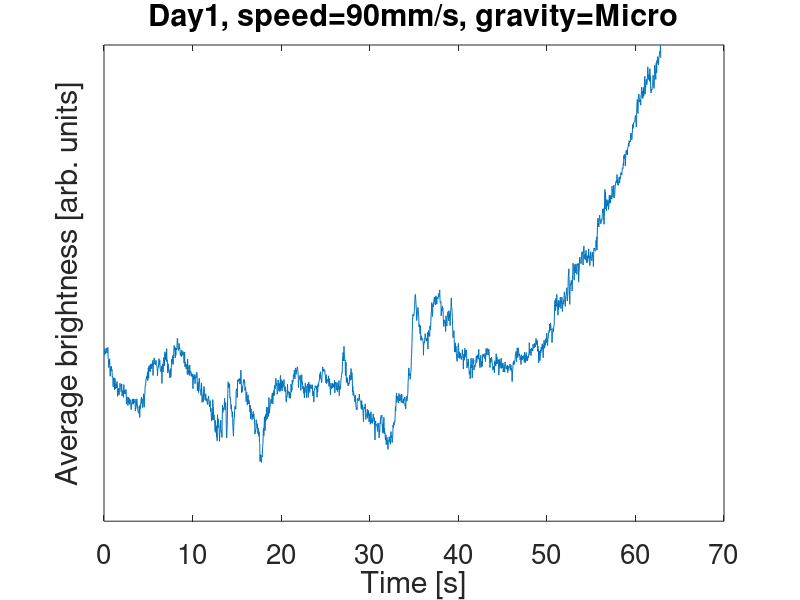

Recreate this plot in MATLAB. (Note: this script raises an error after producing the figure.)
% Load in the final data that was analyzed
% Loads in the following variable(s): trials
load('AnalyzedData.mat')


figureWidth = 500;
figureHeight = 400;
fontSize = 20;

% These options are for export_fig; for more info, see the github repo
% below:
% https://github.com/altmany/export_fig/
exportOptions = [' -nocrop', ' -painters'];

for i=1: length(trials)
    % Create brightness graph
    % Figure number doesn't really matter, so long as it is unique
    figure(3*i);
    set(gcf, 'Position', [0, 0, figureWidth, figureHeight]);
    % Normalize the data, so we can later compare it to the gsquared values
    % This normalization may mess with the data and we may not want to do
    % it, not entirely sure though
    brightnessData = (trials(i).results.averageBrightness - mean(trials(i).results.averageBrightness));
    brightnessData = brightnessData / max(brightnessData);
    plot(trials(i).results.frameTime, brightnessData);
    
    % Create the title
    titleStr = strcat('Day ', char(trials(i).day), ', speed=', char(trials(i).speed), 'mm/s, gravity=', char(trials(i).gravity));
    title(titleStr);
    
    xlabel('Time [s]');
    ylabel('Average brightness [arb. units]');
    % Since we have weird units, we don't need y ticks
    set(gca,'ytick',[]);
    set(gca,'yticklabel',[]);
    % Make the graph not pop up (since we'll be saving it to a file
    set(gcf,'visible','off')
    % Set the font size
    set(gca, 'FontSize', fontSize);
    
    % Now save the figure
    saveFilePath = strcat('Output/', 'Day', char(trials(i).day), '-', char(trials(i).gravity), '-', char(trials(i).speed), 'mms-Brightness.fig');
    saveFilePathPNG = strcat('Output-PNG/', 'Day', char(trials(i).day), '-', char(trials(i).gravity), '-', char(trials(i).speed), 'mms-Brightness');
    savefig(saveFilePath);
    % We use the export fig function from: https://github.com/altmany/export_fig/
    % To add it to your path, run 'pathtool' in the command line and choose
    % the folder where you have downloaded the files from the repo
    % We define out options above so that everything can be uniform and
    % easily changed
    export_fig(saveFilePathPNG, exportOptions);
    clf
    
    % Create gsquared graph
    figure(3*i + 1);
    set(gcf, 'Position', [0, 0, figureWidth, figureHeight]);
    % Normalize; see note about normalization above with brightness
    gsquaredData = (trials(i).results.averageGSquared - mean(trials(i).results.averageGSquared));
    gsquaredData = gsquaredData / max(gsquaredData);
    plot(trials(i).results.frameTime, gsquaredData);
    
    % Create the title
    title(titleStr);
    
    xlabel('Time [s]');
    ylabel(' Average G-squared [arb. units]');
    % Since we have weird units, we don't need y ticks
    set(gca,'ytick',[]);
    set(gca,'yticklabel',[]);
    % Make the graph not pop up (since we'll be saving it to a file
    set(gcf,'visible','off')
    % Set the font size
    set(gca, 'FontSize', fontSize);

    % Now save the figure
    saveFilePath = strcat('Output/', 'Day', char(trials(i).day), '-', char(trials(i).gravity), '-', char(trials(i).speed), 'mms-GSquared.fig');
    saveFilePathPNG = strcat('Output-PNG/', 'Day', char(trials(i).day), '-', char(trials(i).gravity), '-', char(trials(i).speed), 'mms-GSquared');
    savefig(saveFilePath);
    export_fig(saveFilePathPNG, exportOptions);
    clf
    
    % Create comparison graph
    figure(3*i + 2);
    set(gcf, 'Position', [0, 0, figureWidth, figureHeight]);
    hold on
    plot(trials(i).results.frameTime, brightnessData);
    plot(trials(i).results.frameTime, gsquaredData);
    
    % Create the title
    title(titleStr);
        
    xlabel('Time [s]');
    ylabel(' Average G-squared / Average brightness [arb. units]');
    % Since we have weird units, we don't need y ticks
    set(gca,'ytick',[]);
    set(gca,'yticklabel',[]);
    % Make the graph not pop up (since we'll be saving it to a file
    set(gcf,'visible','off')
    % Set the font size
    set(gca, 'FontSize', fontSize);

    % Make sure we have a legend
    legend('Average brightness', 'Average G-Squared');
    
    % Now save the figure
    saveFilePath = strcat('Output/', 'Day', char(trials(i).day), '-', char(trials(i).gravity), '-', char(trials(i).speed), 'mms-Comparison.fig');
    saveFilePathPNG = strcat('Output-PNG/', 'Day', char(trials(i).day), '-', char(trials(i).gravity), '-', char(trials(i).speed), 'mms-Comparison');
    savefig(saveFilePath);
    export_fig(saveFilePathPNG, exportOptions);
    clf
end